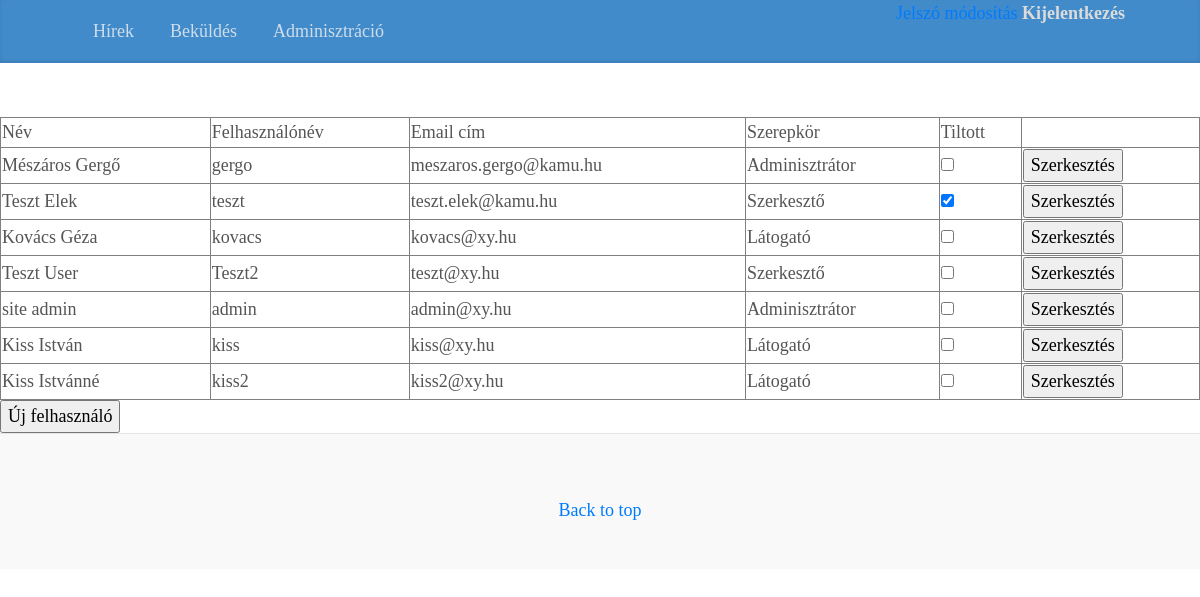
The page /adminisztracio.php on the database its author committed.
### tables this page shows
CREATE TABLE `menu` (
  `menu_id` int(2) NOT NULL,
  `title` varchar(255) NOT NULL,
  `link` varchar(255) NOT NULL,
  `role_id` int(1) NOT NULL DEFAULT '3'
);

CREATE TABLE `users` (
  `ID` int(11) NOT NULL,
  `name` varchar(50) NOT NULL,
  `username` varchar(20) NOT NULL,
  `email` varchar(255) NOT NULL,
  `password` char(32) NOT NULL,
  `role_id` int(11) NOT NULL,
  `disabled` tinyint(1) NOT NULL
);

### adminisztracio.php (the view, shortened to what this page needs)
<!doctype html>
<html lang="en">
  <head>
    <link href="assets/bootstrap/css/bootstrap.min.css" rel="stylesheet">
    <link href="assets/css/blog.css" rel="stylesheet">
  </head>
  <body>
  <?php include('menu.php'); ?>
<?php
function roleCheck ($role_id)
{
	switch ($role_id)
	{
		case 1: return "Adminisztrátor"; break;
		case 2: return "Szerkesztő"; break;
		case 3: return "Látogató"; break;
	}
};
if($_SESSION['role_id'] <= 1)
{
	include('config/dbconnect.php');
	$query="select ID, name, username, email, role_id, disabled from users";
	$result=mysqli_query($con, $query) or die ("Failed".$query);
	echo "<form action=edit_user.php method=post>";
	echo "<table width=100% border=1><tr>";
	echo "<tr><td>Név</td><td>Felhasználónév</td><td>Email cím</td><td>Szerepkör</td><td>Tiltott</td><td></td></tr>";
	while (list($ID, $name, $username, $email, $role_id, $disabled)=mysqli_fetch_row($result)){
		echo "
		<tr>
			<form action=edit_user.php method=post>
				<input type=hidden name=ID value=$ID>
				<td><input type=hidden name=name value=$name>$name</td>
				<td><input type=hidden name=username value=$username>$username</td>
				<td><input type=hidden name=email value=$email>$email</td>
				<td><input type=hidden name=role value=$role_id>".roleCheck($role_id)."</td>
				<td>";
				if(!$disabled)
				{
					echo"<input type=checkbox name=disabled value=$disabled>";
				}
				else
				{
					echo"<input type=checkbox name=disabled value=$disabled checked>";
				}
				echo"</td>
				<td><input type=submit value=Szerkesztés></td>
			</form>
		</tr>";
	}
	echo "</form></table>";
	echo"<form action=newuser.php method=post>
    <input type='submit' value='Új felhasználó'/>
	</form>";
}
?>
 <footer class="blog-footer">
      <p>
        <a href="#">Back to top</a>
      </p>
    </footer>
  </body>
</html>

### menu.php (shortened to what this page needs)
<?php
	include('config/dbconnect.php');
	$query = "select title, link, role_id from menu";
	$result = mysqli_query($con,$query) or die ("Nem sikerült".$query);
?>
<header>
	<div class="blog-masthead">
		<div class="container">
		<div class="float-right">
				<a class="menu" href="change_password.html">Jelszó módosítás</a>
				<a href="logout.php" class="logout">Kijelentkezés</a>
			</div>
			<nav class="nav">
				<?php
				while ($row = mysqli_fetch_array($result, MYSQLI_ASSOC))
				{
					if ($_SESSION['role_id'] <= $row['role_id'])
					{
						echo "<a class='nav-link' href='".$row['link']."'>".$row['title']."</a>";
					}
				}
				?>
			</nav>
		</div>
	</div>
</header>

### assets/css/blog.css (style rules this page uses)
@media (min-width: 48em) { html { font-size: 18px; } }
body { font-family: Georgia, "Times New Roman", Times, serif; color: #555; }
.container { max-width: 60rem; }
.blog-masthead { margin-bottom: 3rem; background-color: #428bca; box-shadow: inset 0 -.1rem .25rem rgba(0, 0, 0, .1); }
.nav-link { position: relative; padding: 1rem; font-weight: 500; color: #cdddeb; }
.logout { color:#dbdbdb; font-weight: bold; }
.blog-footer { padding: 2.5rem 0; color: #999; text-align: center; background-color: #f9f9f9; border-top: .05rem solid #e5e5e5; }
.blog-footer p:last-child { margin-bottom: 0; }

### rows shown on the page
menu: title "Hírek"
menu: title "Beküldés"
menu: title "Adminisztráció"
users: name "Mészáros Gergő", username "gergo", email "meszaros.gergo@kamu.hu", role "Adminisztrátor"
users: name "Teszt Elek", username "teszt", email "teszt.elek@kamu.hu", role "Szerkesztő"
users: name "Kovács Géza", username "kovacs", email "kovacs@xy.hu", role "Látogató"
users: name "Teszt User", username "Teszt2", email "teszt@xy.hu", role "Szerkesztő"
users: name "site admin", username "admin", email "admin@xy.hu", role "Adminisztrátor"
users: name "Kiss István", username "kiss", email "kiss@xy.hu", role "Látogató"
users: name "Kiss Istvánné", username "kiss2", email "kiss2@xy.hu", role "Látogató"
